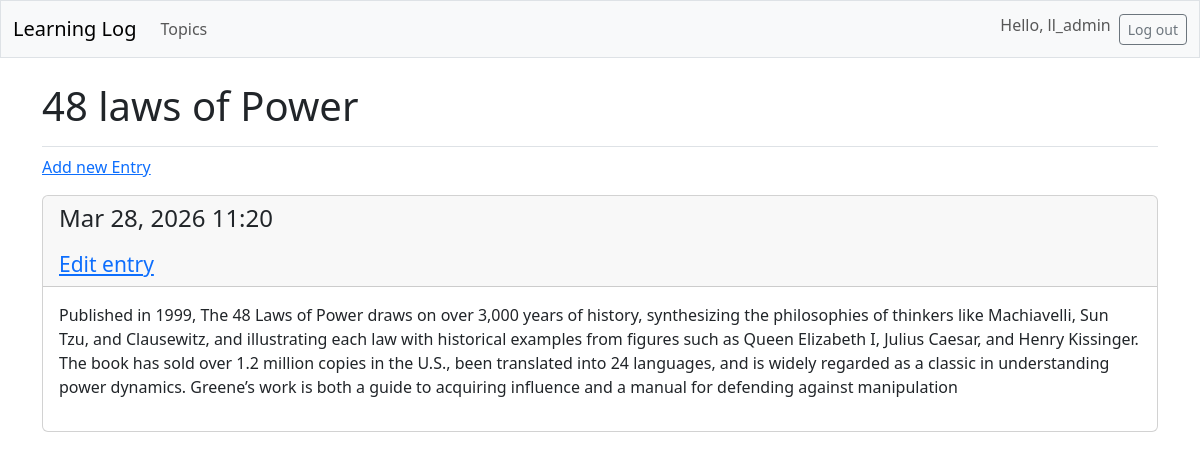
The page /topics/2/ (signed in) on the database its author committed.
### learning_logs/models.py (models this page shows, shortened)
class Topic(models.Model):
    text = models.CharField(max_length=200)
    date_added =models.DateTimeField(auto_now_add=True)
    owner = models.ForeignKey(User, on_delete=models.CASCADE)

class Entry(models.Model):
    topic= models.ForeignKey(Topic, on_delete=models.CASCADE)
    text = models.TextField()
    date_added= models.DateTimeField(auto_now_add=True)
    class Meta:
        verbose_name_plural = 'entries'

### learning_logs/views.py (the view)
# urls.py: path('topics/<int:topic_id>/', views.topic, name='topic'),
@login_required
def topic(request, topic_id):
    topic= Topic.objects.get(id=topic_id)
    if topic.owner != request.user:
        raise Http404
    entries = topic.entry_set.order_by('-date_added')
    context = {'topic': topic, 'entries':entries}
    return render(request, 'learning_logs/topic.html', context)

### learning_logs/templates/learning_logs/topic.html
{% extends 'learning_logs/base.html' %}
{% block page_header %}
<h1>{{ topic.text }}</h1>
{% endblock page_header %}
{% block content %}
<p>
    <a href="{% url 'learning_logs:new_entry' topic.id %}">Add new Entry</a>
</p>
    {% for entry in entries %}
    <div class="card mb-3">
        <h4 class="card-header">
            <p>{{ entry.date_added|date:'M d, Y H:i' }} </p>
            <small> <a href="{% url 'learning_logs:edit_entry' entry.id %}">
                Edit entry</a> </small>
        </h4>
        <div class="card-body">{{entry.text|linebreaks}}</div>
    </div>
    {% empty %}
        <p>There are no entries for this topic yet.</p>
    {% endfor %}
 {% endblock content %}

### learning_logs/templates/learning_logs/base.html (shortened to what this page needs)
<!doctype html>
<html lang="en">
<head>
    {% load django_bootstrap5 %}
    {% bootstrap_css %}
</head>
<body>
<nav class="navbar navbar-expand-md navbar-light bg-light mb-4 border">
    <div class="container-fluid">
        <a class="navbar-brand" href="{% url 'learning_logs:index' %}">
            Learning Log</a>
        <div class="collapse navbar-collapse" id="navbarCollapse">
            <ul class="navbar-nav me-auto mb-2 mb-md-0">
                <li class="nav-item">
                    <a class="nav-link" href="{% url 'learning_logs:topics' %}">
                        Topics</a></li>
            </ul>
            <ul class="navbar-nav ms-auto mb-2 ,b-md-0">
                 {% if user.is_authenticated %}
                <li class="nav-item">
                    <span class="navbar-text me-2"> Hello, {{user.username}}</span>
                </li>
    {% endif %}
            </ul>
            {% if user.is_authenticated %}
            <form action="{% url 'accounts:logout' %}" method="post">
                <button name="submit" class="btn btn-outline-secondary btn-sm">
                    Log out</button>
            </form>
            {% endif %}
        </div>
    </div>
</nav>
<main class="container">
    <div class="pb-2 mb-2 border-bottom">
        {% block page_header %}{% endblock page_header %}
    </div>
    <div>
        {% block content %}{% endblock content%}
    </div>
</main>
</body>
</html>

### rows shown on the page
Topic: text "48 laws of Power"
Entry: date_added "Mar 28, 2026 11:20", text "Published in 1999, The 48 Laws of Power draws on over 3,000 years of history, synthesizing the philosophies of thinkers like Machiavelli, Sun Tzu, and Clausewitz, and illustrating each law with historical examples from figures such as Queen Elizabeth I, Julius Caesar, and Henry Kissinger. The book has sold over 1.2 million copies in the U.S., been translated into 24 languages, and is widely regarded as a classic in understanding power dynamics. Greene’s work is both a guide to acquiring influence and a manual for defending against manipulation"

### other values the page prints
{{ user.username }} "ll_admin"
